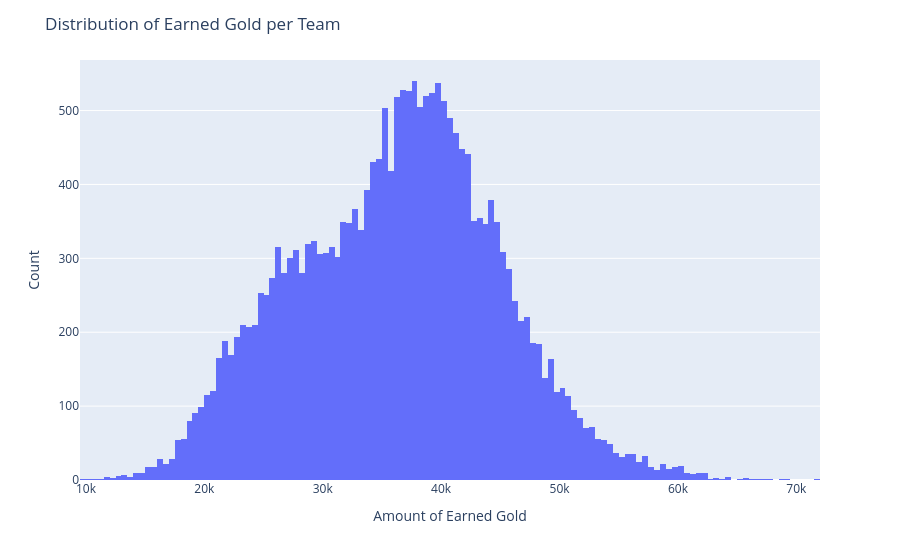

The notebook cell this image was saved under:
### Code cell
# Distribution of Earned Gold per Team
fig = px.histogram(teams, x='earnedgold')
fig.update_layout(
    title='Distribution of Earned Gold per Team',
    xaxis_title='Amount of Earned Gold',
    yaxis_title= 'Count'
)

### Figure 1 — Plotly figure (JSON) as saved in the notebook; plotly's stock layout.template omitted (floating-point values rounded to 4 significant figures; data arrays with more than 128 entries replaced by an {"elided": "..."} marker saying what was removed)
{"data": [{"alignmentgroup": "True", "bingroup": "x", "hovertemplate": "earnedgold=%{x}<br>count=%{y}<extra></extra>", "legendgroup": "", "marker": {"color": "#636efa", "pattern": {"shape": ""}}, "name": "", "offsetgroup": "", "orientation": "v", "showlegend": false, "type": "histogram", "x": {"elided": "21312 int values"}, "xaxis": "x", "yaxis": "y"}], "layout": {"barmode": "relative", "legend": {"tracegroupgap": 0}, "margin": {"t": 60}, "title": {"text": "Distribution of Earned Gold per Team"}, "xaxis": {"anchor": "y", "domain": [0, 1], "title": {"text": "Amount of Earned Gold"}}, "yaxis": {"anchor": "x", "domain": [0, 1], "title": {"text": "Count"}}}}
